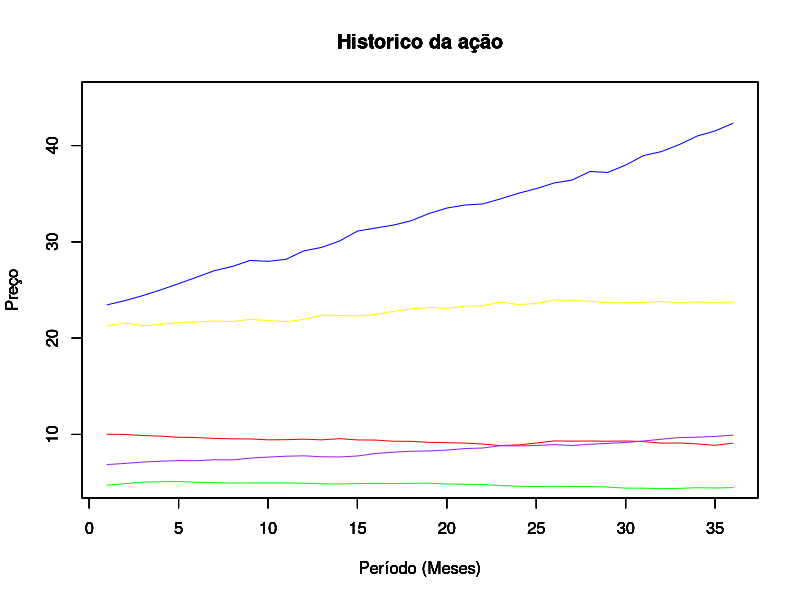
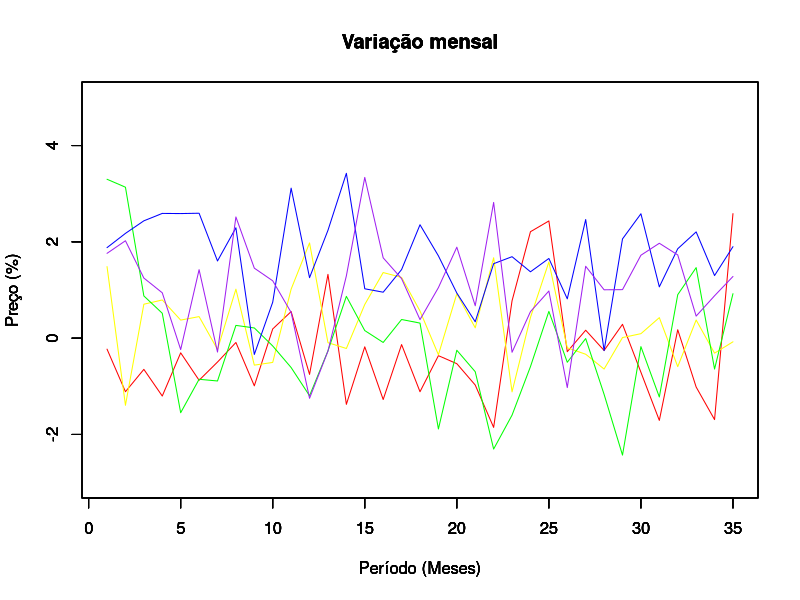
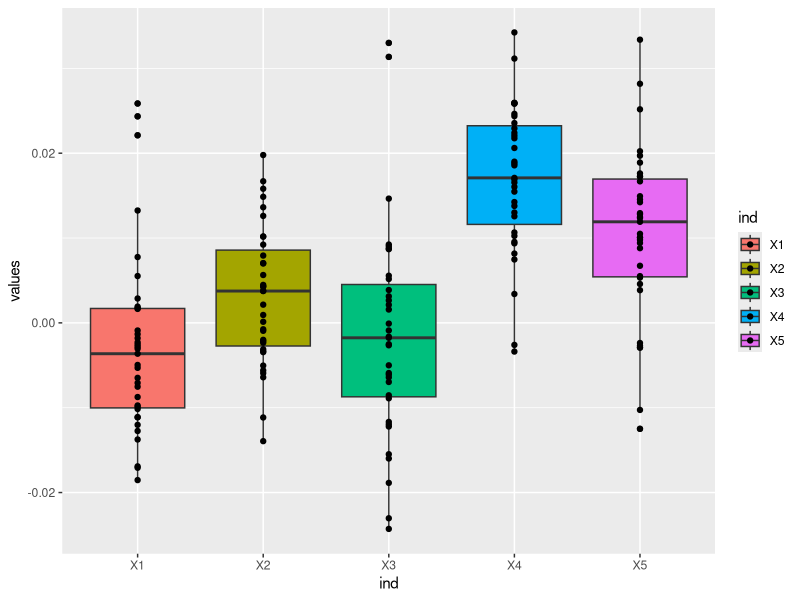
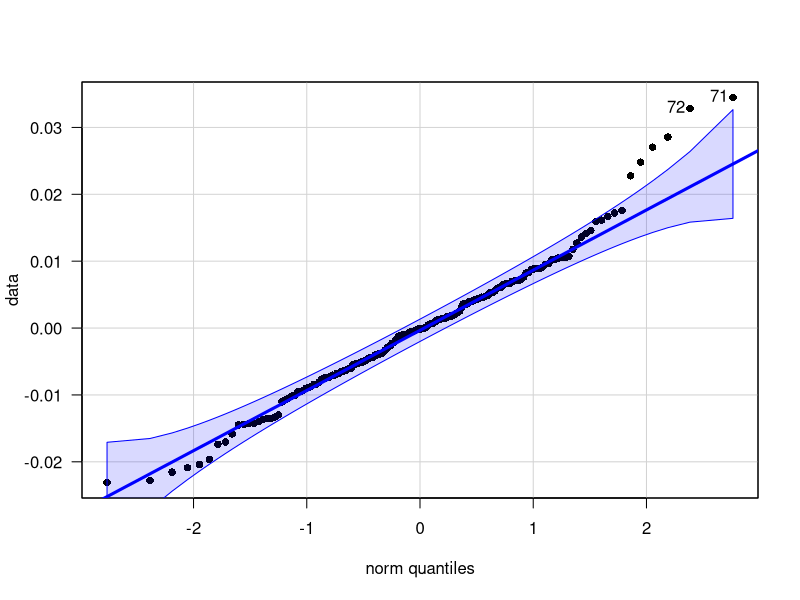
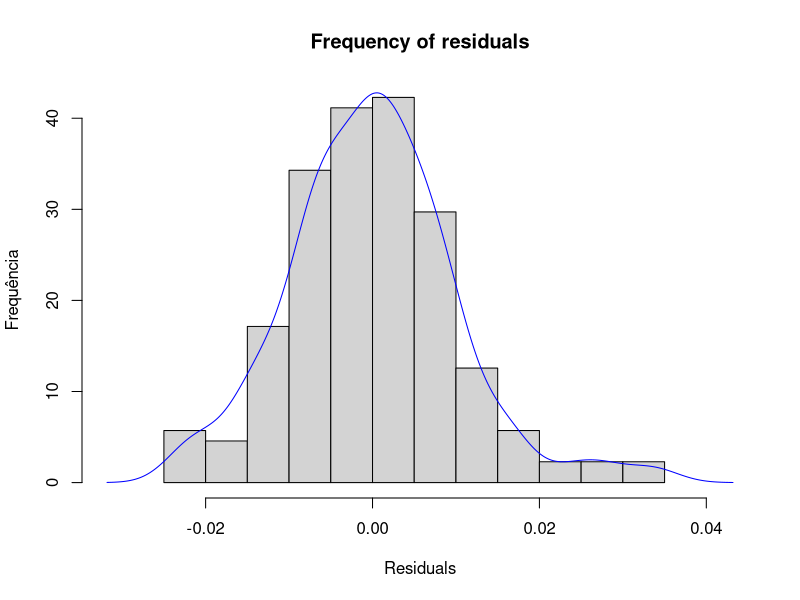
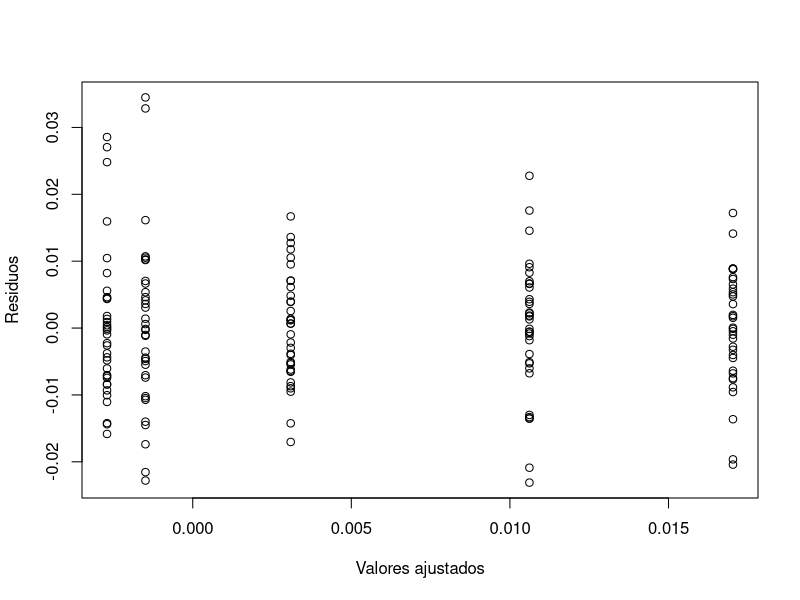
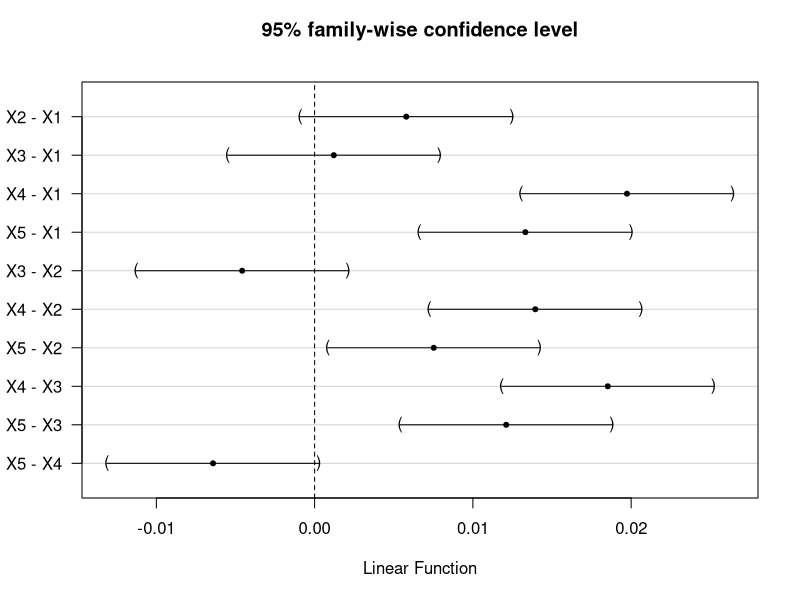
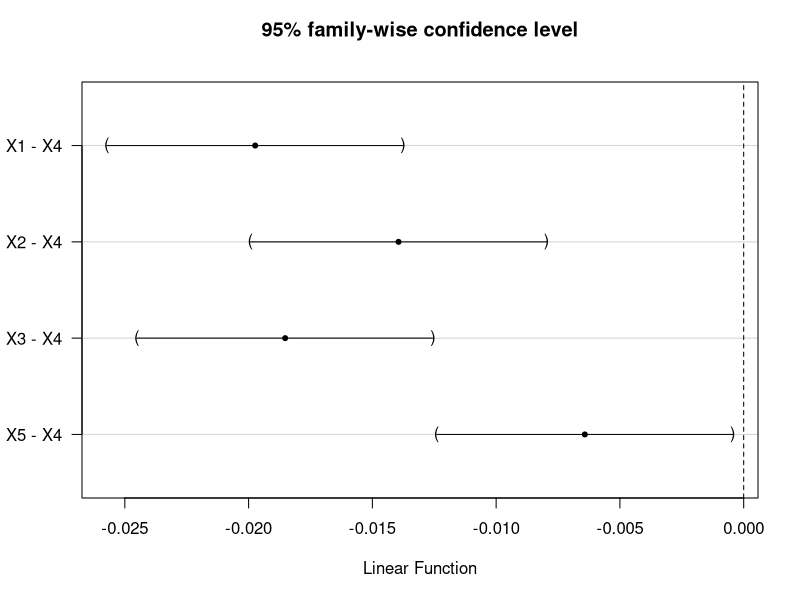

Write R code to recreate these figures, in order.
## ---- chunk 1
groupB = read.csv('data/DadosAcoesGrupoB.csv',header=FALSE)

# Inverte o gráfico, pois a ordem é do mais novo para o mais antigo
revB <- groupB[dim(groupB)[1]:1,]
rownames(revB) <- seq_len(nrow(revB))
## ---- chunk 2

# Get the variation between months
groupValue <- function(group){
  returns <- matrix(0, length(group$V1)-1, ncol(group))
  for (g in 1:nrow(group)-1) {
    for(i in 1:5){
      #returns[g, i] = (group[g+1, i] - group[g, i])
      returns[g, i] = (group[g+1, i] - group[g, i]) / group[g, i]
    }
  }
  return (returns)
}

varB = groupValue(revB)
returns <-data.frame(varB)
returns <-stack(returns)
## ---- chunk 3
plotVar <- function(group, lowLim, uppLim, title, ylabel){
  plot(group[,1], ylim=range(lowLim, uppLim), xlab="Período (Meses)", ylab=ylabel, type="l", col='red', main=title)
  par(new=TRUE)
  plot(group[,2], ylim=range(lowLim, uppLim), xlab="Período (Meses)", ylab=ylabel, type="l", col='yellow', main=title)
  par(new=TRUE)
  plot(group[,3], ylim=range(lowLim, uppLim), xlab="Período (Meses)", ylab=ylabel, type="l", col='green', main=title)
  par(new=TRUE)
  plot(group[,4], ylim=range(lowLim, uppLim), xlab="Período (Meses)", ylab=ylabel, type="l", col='blue', main=title)
  par(new=TRUE)
  plot(group[,5], ylim=range(lowLim, uppLim), xlab="Período (Meses)", ylab=ylabel, type="l", col='purple', main=title)
}

plotVar(revB, 5, 45, "Historico da ação", "Preço")
plotVar(100*varB, -3, 5, "Variação mensal", "Preço (%)" )
## ---- chunk 4
#Box plot
library(ggplot2)
ggplot(returns, aes(x = ind, y = values, fill = ind)) + geom_boxplot() + geom_point()
## ---- chunk 5
#Hipotese nula anova
my.model <- aov(values ~ ind, data = returns)
summary.aov(my.model)
## ---- chunk 6
#Premissa da normalidade comprovada
shapiro.test(my.model$residuals)
## ---- chunk 7
library(car)
densResiduals = density(my.model$residuals)
## ---- chunk 8
qqPlot(my.model$residuals, ylab="data", pch = 16, lwd = 3, cex = 1, las = 1)
hist(my.model$residuals, xlab='Residuals', ylab='Frequência', main='Frequency of residuals', xlim=range(densResiduals$x), probability = T)
lines(densResiduals, col = "blue")
## ---- chunk 9
#premissa da homoscedasticidade
fligner.test(values ~ ind, data = returns)
## ---- chunk 10
plot(x = my.model$fitted.values, y = my.model$residuals, ylab='Residuos',xlab='Valores ajustados')
## ---- chunk 11
#Teste de Tukey (todos contra todos) dizendo qual é a melhor ação
library(multcomp)
mc1 <- glht(my.model, linfct = mcp(ind = "Tukey"))
mc1_CI <- confint(mc1, level = 0.95)
## ---- chunk 12
plot(mc1_CI)
## ---- chunk 13
#Teste de dunnett
returns$ind<-relevel(returns$ind, ref="X4")
my.model <- aov(values ~ ind, data = returns)
mc2 <-glht(my.model, linfct = mcp(ind="Dunnett"))
mc2_CI <-confint(mc2, level = 0.95)
## ---- chunk 14
plot(mc2_CI)
